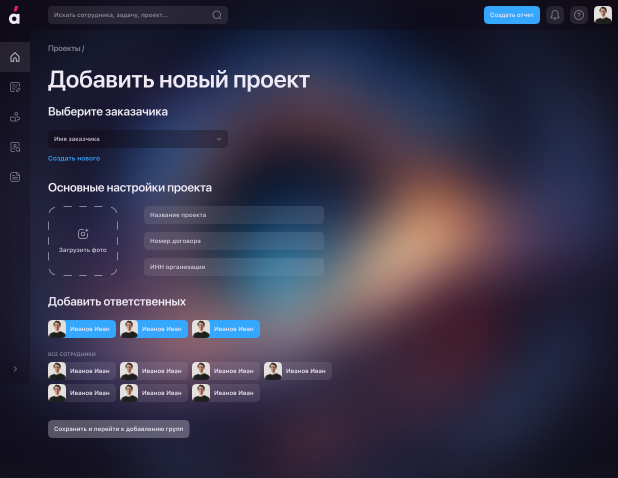
#> input picture scr/Добавить проект.png, 1236 x 956 px, given in place of hero-vk-workflow-vertical.png, which was not available (shown at 1/2 size)
$ python optimize_media.py
#> lines starting #> are read from the running program, lines starting #| are printed output that depends on the picture
from pathlib import Path

from PIL import Image, ImageOps


ROOT = Path(__file__).resolve().parents[1]

ASSETS = {
    "hero-system": ROOT / "public/media/hero-vk-workflow-vertical.png",
    "supergroups-art": ROOT / "public/media/supergroup-flow.png",
    "group-registry": ROOT / "public/media/group-registry.png",
    "autorepost-flow": ROOT / "public/media/autorepost-flow.png",
    "market-existing": ROOT / "public/media/smmbaza-ecosystem.png",
    "ai-rewrites": ROOT / "public/media/ai-rewrites.png",
    "post-variants": ROOT / "scr/Корректировка под группы.png",
    "report-builder": ROOT / "scr/Сбор скриншотов.png",
    "api-trust": ROOT / "scr/Сотрудники.png",
    "projects": ROOT / "scr/Проекты.png",
    "project-detail": ROOT / "scr/Проект.png",
    "supergroups-screen": ROOT / "scr/Супергруппы.png",
    "new-post": ROOT / "scr/Создать новый пост.png",
    "post-registry": ROOT / "scr/Реестр постов.png",
    "report-final": ROOT / "scr/Сбор скриншотов 6.png",
}


def output_directory(source: Path) -> Path:
    directory = source.parent / "optimized"
    directory.mkdir(exist_ok=True)
    return directory


def save_webp_versions(slug: str, source: Path) -> None:
#> called with slug = 'hero-system'
    with Image.open(source) as original:
#> original is the input picture: PIL image 1236x956 RGBA; mean R, G, B, A 55.5, 52.2, 73.7, 255
        image = original.convert("RGB")
        quality = 88 if source.parent.name == "scr" else 82
        widths = sorted({min(480, image.width), min(960, image.width), image.width})
#> widths = [480, 960, 1236]
        directory = output_directory(source)
        for width in widths:
            height = round(image.height * width / image.width)
            resized = image if width == image.width else image.resize((width, height), Image.Resampling.LANCZOS)
            suffix = "" if width == image.width else f"-{width}"
            resized.save(directory / f"{slug}{suffix}.webp", "WEBP", quality=quality, method=6)
#> this loop made 3 passes
#> pass 1, in save_webp_versions, `resized = image if width == image.width else image.resize((width, heig..`:
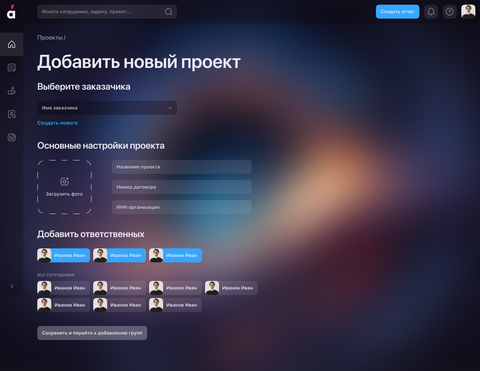
#> resized: PIL image 480x371 RGB; mean R, G, B 55.5, 52.3, 73.7


def save_og_cover() -> None:
    source = ROOT / "public/media/smmbaza-og-cover.png"
    destination = output_directory(source) / "smmbaza-og-cover.jpg"
    with Image.open(source) as original:
        cover = ImageOps.fit(original.convert("RGB"), (1200, 630), method=Image.Resampling.LANCZOS)
        cover.save(destination, "JPEG", quality=88, optimize=True, progressive=True)


if __name__ == "__main__":
    for asset_slug, asset_source in ASSETS.items():
        save_webp_versions(asset_slug, asset_source)
#> pass 2 of the loop `for asset_slug, asset_source in ASSETS.items():`:
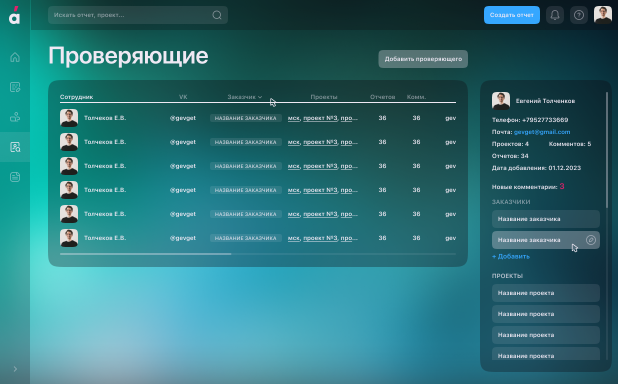
#> input picture scr/Проверяющие.png, 1236 x 768 px, given in place of supergroup-flow.png, which was not available (shown at 1/2 size)
#> in save_webp_versions, original is the input picture: PIL image 1236x768 RGBA; mean R, G, B, A 44.2, 113.7, 120.8, 254.9
#> image: PIL image 1236x768 RGB
#> the loop in save_webp_versions (call 2), `for width in widths:` made 3 passes
#> pass 1, in save_webp_versions (call 2), `resized = image if width == image.width else image.resize((width, heig..`:
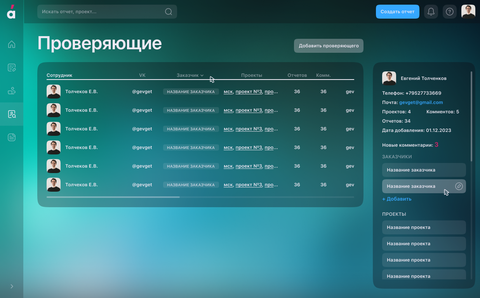
#> resized: PIL image 480x298 RGB; mean R, G, B 44.3, 113.7, 120.8
#> pass 2, in save_webp_versions (call 2), `resized = image if width == image.width else image.resize((width, heig..`:
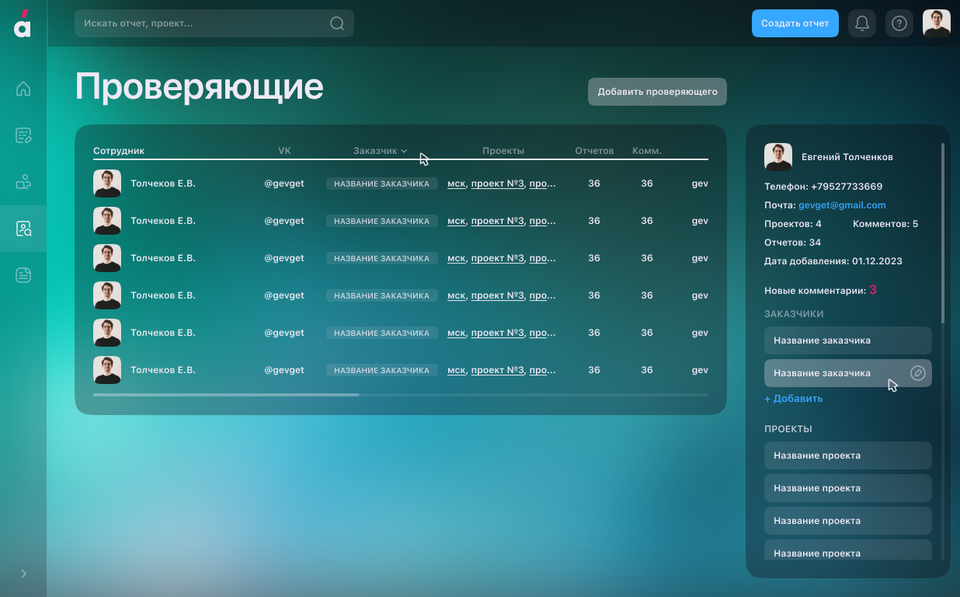
#> resized: PIL image 960x597 RGB; mean R, G, B 44.2, 113.7, 120.8
#> (the run stopped early here; a loop or call above may not have finished)
